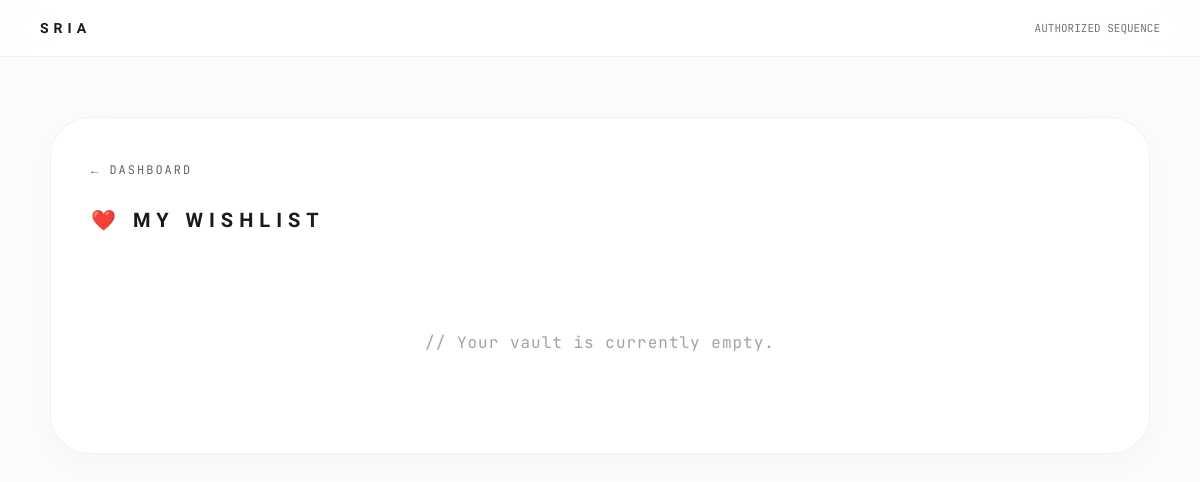
The app's page /wishlist/ (signed in), older data.
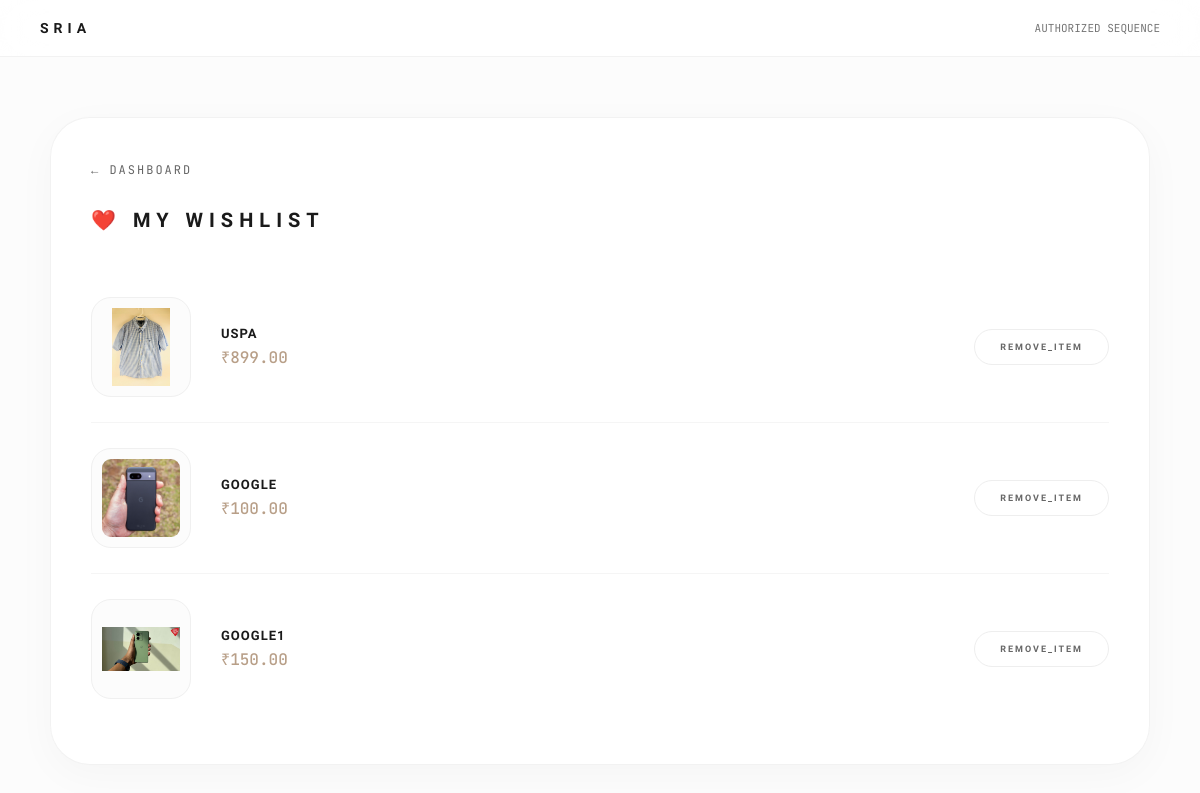
The same page, newer data.
### category/models.py (models this page shows, shortened)
class WishlistItem(models.Model):
    wishlist = models.ForeignKey(Wishlist, on_delete=models.CASCADE,  related_name="items")
    product = models.ForeignKey(Product, on_delete=models.CASCADE)
    added_at = models.DateTimeField(auto_now_add=True)
    class Meta:
        unique_together = ('wishlist', 'product')

class Product(models.Model):
    category = models.ForeignKey(Category, on_delete=models.CASCADE)
    subcategory = models.ForeignKey(SubCategory, on_delete=models.CASCADE)
    name = models.CharField(max_length=200)
    description = models.TextField()
    price = models.DecimalField(max_digits=10, decimal_places=2)
    image = models.ImageField(upload_to='products/')
    stock=models.IntegerField(default=10)

### category/views.py (the view)
# urls.py: path("wishlist/", views.wishlist_view, name="wishlist"),
@login_required
def wishlist_view(request):
    wishlist, created = Wishlist.objects.get_or_create(
        user=request.user
    )
    items = wishlist.items.select_related("product")
    return render(request, "wishlist.html", {
        "items": items
    })

### category/templates/wishlist.html (shortened to what this page needs)
{% load static %}
<!DOCTYPE html>
<html lang="en">
<head>
</head>
<body>
<div class="header">
    <strong>SRIA</strong>
    <div style="font-family: 'JetBrains Mono'; font-size: 11px; opacity: 0.6; text-transform: uppercase;">
        Authorized Sequence
    </div>
</div>
<div class="container">
    <a href="{% url 'dashboard' %}" class="back-nav">← Dashboard</a>
    <h2>❤️ My Wishlist</h2>
    <div class="wishlist-list">
        {% for item in items %}
            <div class="item">
                <div class="left">
                    <img src="{{ item.product.image.url }}" alt="{{ item.product.name }}">
                    <div class="item-info">
                        <strong>{{ item.product.name }}</strong>
                        <span class="price">₹{{ item.product.price }}</span>
                    </div>
                </div>
                <form method="POST" action="{% url 'remove_from_wishlist' item.id %}">
                    <button type="submit" class="remove-btn">Remove_Item</button>
                </form>
            </div>
        {% empty %}
            <div class="empty-msg">
                // Your vault is currently empty.
            </div>
        {% endfor %}
    </div>
</div>
</body>
</html>

### category/templates/wishlist.html (style rules this page uses)
:root { --accent: #d4bda8; --accent-dark: #b89f88; --accent-glow: rgba(212, 189, 168, 0.4); --bg-main: #fcfcfc; --bg-card: #ffffff; --text-main: #1a1a1a; --text-sub: #666666; --glass-border: rgba(0, 0, 0, 0.05); --shadow-soft: 0 10px 40px rgba(0, 0, 0, 0.03); --danger: #ff6b6b; }
html, body { cursor: none !important; }
a, button, input, label { cursor: none !important; }
* { margin: 0; padding: 0; box-sizing: border-box; font-family: 'Inter', sans-serif; }
body { background-color: var(--bg-main); color: var(--text-main); overflow-x: hidden; min-height: 100vh; }
.header { background: rgba(255, 255, 255, 0.8); backdrop-filter: blur(20px); padding: 20px 40px; display: flex; justify-content: space-between; align-items: center; position: sticky; top: 0; z-index: 1000; border-bottom: 1px solid var(--glass-border); }
.header strong { font-family: 'Syncopate', sans-serif; font-size: 14px; letter-spacing: 5px; text-transform: uppercase; }
.container { max-width: 1100px; margin: 60px auto; padding: 40px; background: white; border-radius: 40px; box-shadow: var(--shadow-soft); border: 1px solid var(--glass-border); position: relative; z-index: 3; }
.container h2 { font-family: 'Syncopate', sans-serif; font-size: 20px; letter-spacing: 6px; margin-bottom: 40px; text-transform: uppercase; display: flex; align-items: center; gap: 15px; }
.back-nav { display: inline-flex; align-items: center; margin-bottom: 30px; font-family: 'JetBrains Mono', monospace; font-size: 12px; text-decoration: none; color: var(--text-sub); text-transform: uppercase; letter-spacing: 2px; transition: 0.3s; }
.item { display: flex; justify-content: space-between; align-items: center; padding: 25px 0; border-bottom: 1px solid #f5f5f5; transition: 0.3s; }
.item:last-child { border-bottom: none; }
.left { display: flex; align-items: center; gap: 30px; }
.left img { width: 100px; height: 100px; object-fit: contain; background: #fcfcfc; padding: 10px; border-radius: 20px; border: 1px solid #f0f0f0; transition: 0.4s cubic-bezier(0.165, 0.84, 0.44, 1); }
.item-info strong { font-family: 'Syncopate', sans-serif; font-size: 13px; letter-spacing: 1px; display: block; margin-bottom: 5px; text-transform: uppercase; }
.item-info .price { font-family: 'JetBrains Mono', monospace; font-size: 16px; color: var(--accent-dark); font-weight: 500; }
.remove-btn { background: transparent; color: var(--text-sub); border: 1px solid #eee; padding: 12px 25px; border-radius: 50px; font-family: 'Syncopate', sans-serif; font-size: 9px; font-weight: 700; letter-spacing: 2px; text-transform: uppercase; cursor: pointer; transition: 0.3s; }

Row changes from the older to the newer data that the page shows:
added WishlistItem: product.image (picture), product.name "USPA", product.price "899.00"
added WishlistItem: product.image (picture), product.name "GOOGLE", product.price "100.00"
added WishlistItem: product.image (picture), product.name "GOOGLE1", product.price "150.00"
Text that changed along with them:
text no longer shown: "// Your vault is currently empty."
